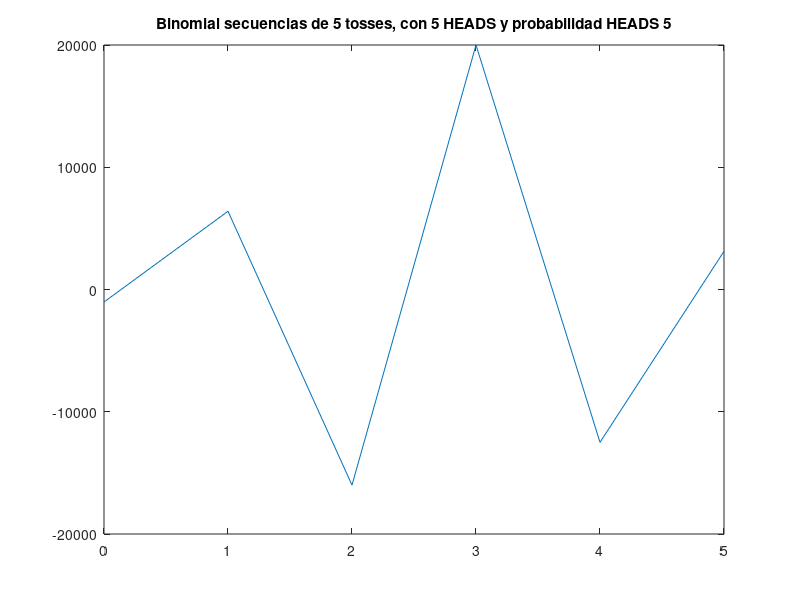

Here is the MATLAB script that generated this plot:

% Calcula la probabilidad de combinaciones de Head / Tails
% en secuencias de n coin tosses, que contengan k Heads
% asumiendo
clear all; close all; clc;

n=input ('introduce n: ');
k=input ('introduce k: ');
p=input ('introduce p(Heads):');

% Calculo el caso particular para el k introducido
% P(head)^k * P(tails)^n-k * #secuencias con k Heads (es decir, el combinatorio n sobre k)
f=(p^k)*((1-p)^(n-k))*factorial(n)*1/(factorial(k)*factorial(n-k))

% Calculo una generalizacion para todos los casos y dibujo gráfica distribución
% como no sé de otra manera, relleno matriz resultados G con bucle for
G=zeros(1)';
for j = 1:n+1
  G(j)=(p^(j-1))*((1-p)^(n-(j-1)))*factorial(n)*1/(factorial(j-1)*factorial(n-(j-1)));
endfor
x=[0:1:n];
plot(x,G)
title(['Binomial secuencias de ',num2str(n),' tosses, con ',num2str(k),' HEADS y probabilidad HEADS ',num2str(p)]);
